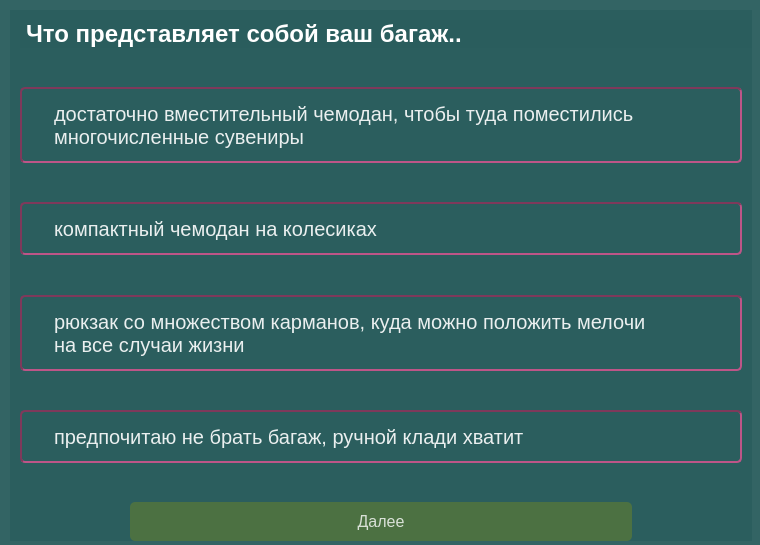
<?xml version="1.0" encoding="UTF-8"?>
<ui version="4.0">
 <class>Step_1_of_10</class>
 <widget class="QWidget" name="Step_1_of_10">
  <property name="geometry">
   <rect>
    <x>0</x>
    <y>0</y>
    <width>760</width>
    <height>545</height>
   </rect>
  </property>
  <property name="windowTitle">
   <string>Form</string>
  </property>
  <property name="styleSheet">
   <string notr="true">background-color: rgba(41, 92, 92, 200)</string>
  </property>
  <widget class="QWidget" name="gridLayoutWidget">
   <property name="geometry">
    <rect>
     <x>10</x>
     <y>10</y>
     <width>742</width>
     <height>531</height>
    </rect>
   </property>
   <layout class="QGridLayout" name="gridLayout">
    <item row="0" column="0">
     <widget class="QLabel" name="label">
      <property name="styleSheet">
       <string notr="true">QLabel {
font-family: 'Arial' 'Optima';
font: bold;
font-size: 18pt;
color: rgba(255, 255, 255, 255);
margin-left: 10px;
margin-top: 10 px;
}</string>
      </property>
      <property name="text">
       <string>Что представляет собой ваш багаж.. </string>
      </property>
     </widget>
    </item>
    <item row="5" column="0">
     <spacer name="verticalSpacer_3">
      <property name="orientation">
       <enum>Qt::Vertical</enum>
      </property>
      <property name="sizeHint" stdset="0">
       <size>
        <width>20</width>
        <height>40</height>
       </size>
      </property>
     </spacer>
    </item>
    <item row="7" column="0">
     <spacer name="verticalSpacer_4">
      <property name="orientation">
       <enum>Qt::Vertical</enum>
      </property>
      <property name="sizeHint" stdset="0">
       <size>
        <width>20</width>
        <height>40</height>
       </size>
      </property>
     </spacer>
    </item>
    <item row="4" column="0">
     <widget class="QRadioButton" name="winter">
      <property name="styleSheet">
       <string notr="true">QRadioButton {
background-color: rgba(0,0, 0, 0);
border: 2px solid rgba(127, 57, 91, 255);
border-style: inset;
border-radius: 5px;
padding: 12px;
font-size: 15pt;
color: rgba(255, 255, 255, 230);
margin-left: 10px;
margin-right: 10px;
}

QRadioButton:hover {
background-color: qconicalgradient(cx:0.431909, cy:1, angle:270.1, stop:0 rgba(0, 0, 0, 255), stop:0.39548 rgba(191, 112, 151, 100));
}</string>
      </property>
      <property name="text">
       <string>компактный чемодан на колесиках</string>
      </property>
     </widget>
    </item>
    <item row="1" column="0">
     <spacer name="verticalSpacer">
      <property name="orientation">
       <enum>Qt::Vertical</enum>
      </property>
      <property name="sizeHint" stdset="0">
       <size>
        <width>20</width>
        <height>40</height>
       </size>
      </property>
     </spacer>
    </item>
    <item row="3" column="0">
     <spacer name="verticalSpacer_2">
      <property name="orientation">
       <enum>Qt::Vertical</enum>
      </property>
      <property name="sizeHint" stdset="0">
       <size>
        <width>20</width>
        <height>40</height>
       </size>
      </property>
     </spacer>
    </item>
    <item row="8" column="0">
     <widget class="QRadioButton" name="radioButton">
      <property name="styleSheet">
       <string notr="true">QRadioButton {
background-color: rgba(0,0, 0, 0);
border: 2px solid rgba(127, 57, 91, 255);
border-style: inset;
border-radius: 5px;
padding: 12px;
font-size: 15pt;
color: rgba(255, 255, 255, 230);
margin-left: 10px;
margin-right: 10px;
}

QRadioButton:hover {
background-color: qconicalgradient(cx:0.431909, cy:1, angle:270.1, stop:0 rgba(0, 0, 0, 255), stop:0.39548 rgba(191, 112, 151, 100));
}</string>
      </property>
      <property name="text">
       <string>предпочитаю не брать багаж, ручной клади хватит</string>
      </property>
     </widget>
    </item>
    <item row="2" column="0">
     <widget class="QRadioButton" name="summer">
      <property name="styleSheet">
       <string notr="true">QRadioButton {
background-color: rgba(0,0, 0, 0);
border: 2px solid rgba(127, 57, 91, 255);
border-style: inset;
border-radius: 5px;
padding: 12px;
font-size: 15pt;
color: rgba(255, 255, 255, 230);
margin-left: 10px;
margin-right: 10px;
}

QRadioButton:hover {
background-color: qconicalgradient(cx:0.431909, cy:1, angle:270.1, stop:0 rgba(0, 0, 0, 255), stop:0.39548 rgba(191, 112, 151, 100));
}</string>
      </property>
      <property name="text">
       <string>достаточно вместительный чемодан, чтобы туда поместились 
многочисленные сувениры</string>
      </property>
     </widget>
    </item>
    <item row="6" column="0">
     <widget class="QRadioButton" name="autmn_spirng">
      <property name="styleSheet">
       <string notr="true">QRadioButton {
background-color: rgba(0,0, 0, 0);
border: 2px solid rgba(127, 57, 91, 255);
border-style: inset;
border-radius: 5px;
padding: 12px;
font-size: 15pt;
color: rgba(255, 255, 255, 230);
margin-left: 10px;
margin-right: 10px;
}

QRadioButton:hover {
background-color: qconicalgradient(cx:0.431909, cy:1, angle:270.1, stop:0 rgba(0, 0, 0, 255), stop:0.39548 rgba(191, 112, 151, 100));
}</string>
      </property>
      <property name="text">
       <string>рюкзак со множеством карманов, куда можно положить мелочи
на все случаи жизни</string>
      </property>
     </widget>
    </item>
    <item row="9" column="0">
     <spacer name="verticalSpacer_5">
      <property name="orientation">
       <enum>Qt::Vertical</enum>
      </property>
      <property name="sizeHint" stdset="0">
       <size>
        <width>20</width>
        <height>40</height>
       </size>
      </property>
     </spacer>
    </item>
    <item row="10" column="0">
     <widget class="QPushButton" name="pushButton">
      <property name="styleSheet">
       <string notr="true">QPushButton {
background-color: rgba(127, 143, 24, 100);
border-radius: 5px;
padding: 10px;
font-size: 12pt;
color: rgba(255, 255, 255, 200);
margin-left: 120px;
margin-right: 120px;
}
QPushButton:hover {
background-color: rgba(127, 143, 24, 200);
}</string>
      </property>
      <property name="text">
       <string>Далее</string>
      </property>
     </widget>
    </item>
   </layout>
  </widget>
 </widget>
 <resources/>
 <connections/>
</ui>
